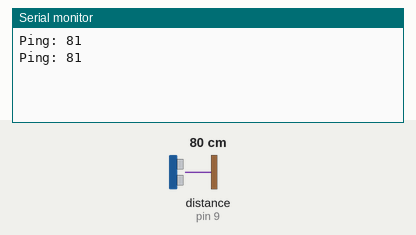
This sketch was run on a simulated Arduino Uno, built with avr-gcc and run on an emulated ATmega328P. On the bench: the last lines printed to the serial monitor. Inputs (shaded band) come from the test bench; at power-on: distance to the obstacle (sensor on pin 9) 80 cm. The echo pulse lasts 58.3 µs per cm.

Above: at 2.8 s.
2.9 s: distance to the obstacle (sensor on pin 9) set to 2 cm
At 3.8 s:
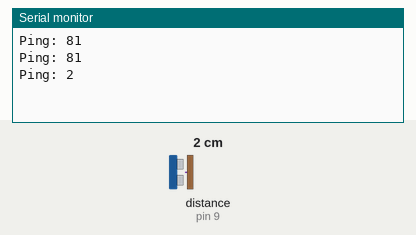
4.4 s: distance to the obstacle (sensor on pin 9) set to 4 cm
At 5.8 s:
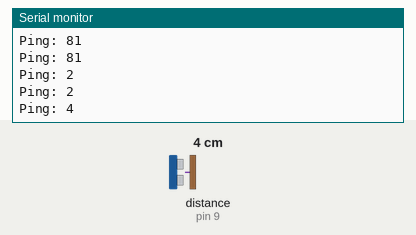
Timing chart, 0 to 7.4 s (numbered marks = the images above; inputs shaded):
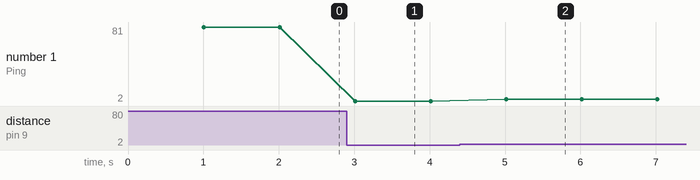

The sketch:

report_distance.ino
```cpp
// ---------------------------------------------------------------------------
// Example NewPing library sketch that does a ping about 20 times per second.
// ---------------------------------------------------------------------------

#include <NewPing.h>

#define TRIGGER_PIN  10  // Arduino pin tied to trigger pin on the ultrasonic sensor.
#define ECHO_PIN     9  // Arduino pin tied to echo pin on the ultrasonic sensor.
#define MAX_DISTANCE 200 // Maximum distance we want to ping for (in centimeters). Maximum sensor distance is rated at 400-500cm.

NewPing sonar(TRIGGER_PIN, ECHO_PIN, MAX_DISTANCE); // NewPing setup of pins and maximum distance.

void setup() {
  Serial.begin(57600); // Open serial monitor at 115200 baud to see ping results.
}

void loop() {
  delay(1000);                      // Wait 50ms between pings (about 20 pings/sec). 29ms should be the shortest delay between pings.
  unsigned int uS = sonar.ping(); // Send ping, get ping time in microseconds (uS).
  Serial.print("Ping: ");
  Serial.println(uS / US_ROUNDTRIP_CM); // Convert ping time to distance in cm and print result (0 = outside set distance range)
//  Serial.println("cm");
}
```

Measured:
- after the input at 2.9 s, the serial monitor: prints a new line after 0.11 s (image 1)
- after the input at 4.4 s, the serial monitor: prints a new line after 0.61 s (image 2)
- plotted number 1: 81 → 2 after the input at 2.9 s, 2 → 4 after the input at 4.4 s
